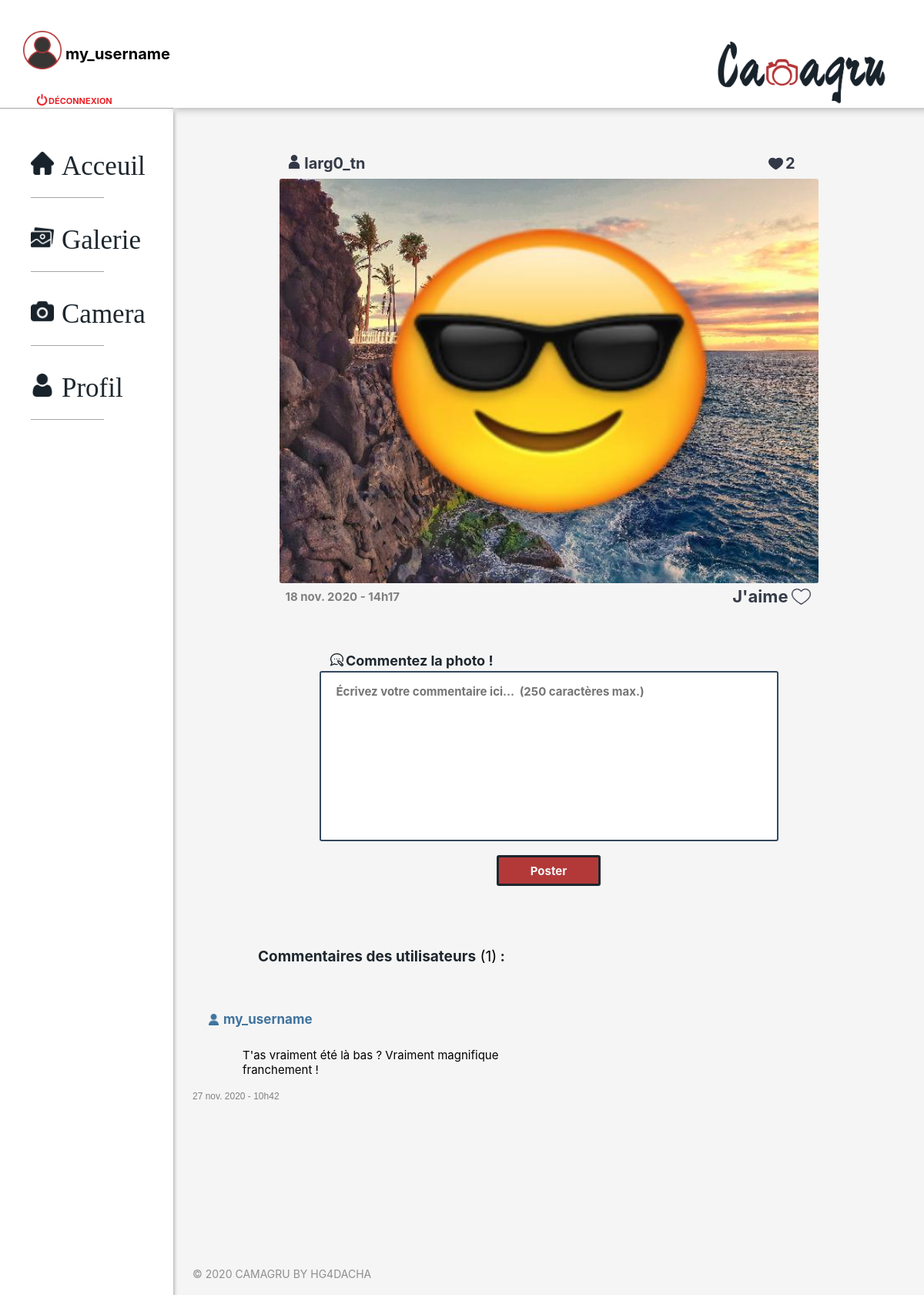
The page /view/picture.php?username=larg0_tn&pictureID=713630900461 (signed in) on the database its author committed.
### tables this page shows
CREATE TABLE `user_pictures` (
  `id` int(11) NOT NULL,
  `id_user` int(11) NOT NULL,
  `picture_id` varchar(255) NOT NULL,
  `picture_path` varchar(255) NOT NULL,
  `hour_picture` varchar(255) NOT NULL,
  `date_picture` varchar(255) NOT NULL
);

CREATE TABLE `comments` (
  `id` int(11) NOT NULL,
  `picture_id` varchar(255) NOT NULL,
  `author_id` int(11) NOT NULL,
  `id_picture_user` int(11) NOT NULL,
  `comment` varchar(255) NOT NULL,
  `hour_comment` varchar(255) NOT NULL,
  `date_comment` varchar(255) NOT NULL
);

CREATE TABLE `users` (
  `id` int(11) NOT NULL,
  `lastname` varchar(255) NOT NULL,
  `firstname` varchar(255) NOT NULL,
  `email` varchar(255) NOT NULL,
  `username` varchar(255) NOT NULL,
  `passwordUsr` varchar(255) NOT NULL,
  `notif` tinyint(1) NOT NULL,
  `keyUsr` varchar(255) NOT NULL,
  `tokenUsr` tinyint(1) NOT NULL,
  `idCTRL` varchar(255) NOT NULL
);

### controller/picture_get.php (called while the page is built)
<?php
require_once($_SERVER['DOCUMENT_ROOT']."/camagru/model/sqlFunctions.php");
if((isset($_GET['username']) && isset($_GET['pictureID'])) && (!empty($_GET['username']) && !empty($_GET['pictureID'])))
{
    $username = htmlspecialchars($_GET['username']);
    $pictureID = htmlspecialchars($_GET['pictureID']);
    $idUsr = recup_idUsr_byUsrname($username);
    $idUsr = intval($idUsr[0]);
    $match = id_and_username_verif($idUsr, $pictureID);
    if ($match === 1) {
        $picture = recup_pict_info($idUsr, $pictureID);
        $usrName = $username;
        $idPict = $pictureID;
        $comments = get_comments($idPict);
        $numbComments = get_comments_number($idPict);
        function idUsername($id_user) {
            $id_user = intval($id_user);
            return recup_username_byID($id_user);
        }
        function checkLike($id_user, $picture_id) {
            $id_user = intval($id_user);
            return check_like_user($id_user, $picture_id);
        }
        function checkNumbLikes($picture_id) {
            return check_numb_like($picture_id);
        }
    }
    else {
        header('location: /camagru/view/404.html');
    }
}
else
{
    header('location: /camagru/view/home.php');
    exit;
}
?>

### model/sqlFunctions.php (called while the page is built, shortened)
<?php
function recup_username_byID($id_user) {
    $dbc = db_connex();
    $reqID = $dbc->prepare("SELECT username FROM users WHERE id = :id_user");
    $reqID->bindValue(':id_user', $id_user, PDO::PARAM_INT);
    $reqID->execute();
    return $reqID->fetch();
}
function recup_idUsr_byUsrname($usrName) {
    $dbc = db_connex();
    $reqID = $dbc->prepare("SELECT id FROM users WHERE username = :usrName");
    $reqID->bindValue(':usrName', $usrName, PDO::PARAM_STR);
    $reqID->execute();
    return $reqID->fetch();
}
function recup_pict_info($idUsr, $idPict) {
    $dbc = db_connex();
    $reqCtrl = $dbc->prepare("SELECT * FROM user_pictures WHERE id_user = :idUsr AND picture_id = :idPict");
    $reqCtrl->bindValue(':idUsr', $idUsr, PDO::PARAM_INT);
    $reqCtrl->bindValue(':idPict', $idPict, PDO::PARAM_STR);
    $reqCtrl->execute();
    return $reqCtrl->fetch();
}
function get_comments($picture_id)
{
    $dbc = db_connex();
    $reqCtrl = $dbc->prepare("SELECT author_id, comment, hour_comment, date_comment FROM comments WHERE picture_id = :picture_id ORDER BY id DESC");
    $reqCtrl->bindValue(':picture_id', $picture_id, PDO::PARAM_STR);
    $reqCtrl->execute();
    return $reqCtrl->fetchAll();
}
function get_comments_number($picture_id)
{
    $dbc = db_connex();
    $reqCtrl = $dbc->prepare("SELECT id FROM comments WHERE picture_id = :picture_id");
    $reqCtrl->bindValue(':picture_id', $picture_id, PDO::PARAM_STR);
    $reqCtrl->execute();
    return $reqCtrl->rowCount();
}
function check_like_user($id_user, $picture_id)
{
    $dbc = db_connex();
    $reqCtrl = $dbc->prepare("SELECT id FROM likes WHERE picture_id = :picture_id AND id_user = :id_user");
    $reqCtrl->bindValue(':picture_id', $picture_id, PDO::PARAM_STR);
    $reqCtrl->bindValue(':id_user', $id_user, PDO::PARAM_INT);
    $reqCtrl->execute();
    return $reqCtrl->rowCount();
}
function check_numb_like($picture_id)
{
    $dbc = db_connex();
    $reqCtrl = $dbc->prepare("SELECT id FROM likes WHERE picture_id = :picture_id");
    $reqCtrl->bindValue(':picture_id', $picture_id, PDO::PARAM_STR);
    $reqCtrl->execute();
    return $reqCtrl->rowCount();
}
?>

### view/picture.php (the view, shortened to what this page needs)
<?php
require_once($_SERVER['DOCUMENT_ROOT']."/camagru/controller/picture_get.php");
?>
<!DOCTYPE html>
<html lang="en">
<head>
    <link rel="stylesheet" href="/camagru/public/css/picture.css" />
</head>
<body>
    <div id="contenu">
        <?php include("includes/header.php") ?>
        <nav>
            <ul>
                <li class="this"><a href="/camagru/view/home.php" class="this"><img id="home" src="/camagru/public/pictures/home_black.png" alt="Acceuil">Acceuil</a></li>
                <div class="border"></div>
                <li class="other"><a href="/camagru/view/gallery.php" class="other"><img id="gallery" src="/camagru/public/pictures/gallery_black.png" alt="Galerie">Galerie</a></li>
                <div class="border"></div>
                <li class="other"><a href="/camagru/view/camera.php" class="other"><img id="camera" src="/camagru/public/pictures/camera_black.png" alt="Camera">Camera</a></li>
                <div class="border"></div>
                <li class="other"><a href="/camagru/view/profile.php" class="other"><img id="profile" src="/camagru/public/pictures/profile_black.png" alt="Profile">Profil</a></li>
                <div class="border"></div>
            </ul>
        </nav>
        <section>
            <div id="left">
                <div id="usrname-and-likes">
                    <div>
                        <h1 id="picture-of">
                            <img id="logo-username" src="/camagru/public/pictures/logo-username.png" alt="logo-username">
                        <?= $usrName ?></h1>
                    </div>
                    <div id="likes-number">
                    <img id="likes-likes" src="/camagru/public/pictures/like02.png" alt="likes">
                    <p id="number-of-likes"><?php echo(checkNumbLikes($idPict)); ?></p>
                    </div>
                </div>
                <img id="<?= $idPict ?>" class="usr-image" src="<?= $picture['picture_path'] ?>" alt="Photo de <?= $usrName ?>">
                <div id="time-and-like">
                    <span id="time"><?=$picture['date_picture'].' - '.$picture['hour_picture'] ?></span>
                    <div id="liker-and-heart">
                        <p id="liker">J'aime</p>
                        <?php if (isset($_SESSION['id'])) {
                                $like_state = checkLike($_SESSION['id'], $idPict);
                                if ($like_state == 0) { ?>
                        <img id="heart" src="/camagru/public/pictures/like00.png" alt="like">
                        <?php   } else if ($like_state == 1) { ?>
                        <img id="heart" src="/camagru/public/pictures/like01.png" alt="like">
                        <?php   }
                            } ?>
                    </div>
                </div>
            </div>
            <form id="form-submit">
                <div id="form-div">
                    <label for="champs" id="comment-picture"><img id="comment-logo" src="/camagru/public/pictures/comments00.png" alt="commentaire">Commentez la photo !</label>
                    <textarea id="champs" name="comment" placeholder="Écrivez votre commentaire ici...  (250 caractères max.)" maxlength="250" required></textarea>
                    <button id="button">Poster</button>
                </div>
            </form>
            <div id="users-comments">
                <h2 id="usrCom-tittle">Commentaires des utilisateurs<span id="number-of-com"><?php if ($numbComments > 0) { echo(' ('.$numbComments.')'); } ?></span> :</h2>
                <?php if ($comments == NULL) { ?>
                <p id="no-photo">Cette photo n'as pas encore de commentaires</p>
                <?php } else { ?>
                <div id="com-com">
                    <?php foreach($comments as $comm) { ?>
                        <div class="comment-div">
                            <div class="logo-user-div">
                                <img class="logo-username2" src="/camagru/public/pictures/logo-username2.png" alt="logo">
                                <h3 class="author-comm"><?php $autho_comment = idUsername($comm['author_id']); echo($autho_comment[0]); ?></h3>
                            </div>
                            <p class="comment_author"><?= $comm['comment'] ?></p>
                            <small class="comment-time"><?= $comm['date_comment'].' - '.$comm['hour_comment'] ?></small>
                        </div>
                    <?php } } ?>
                </div>
            </div>
        </section>
        <?php include("includes/footer.php") ?>
    </div>
</body>
</html>

### rows shown on the page
user_pictures: picture_path (picture), date_picture "18 nov. 2020", hour_picture "14h17"
comments: author.username "my_username", comment "T'as vraiment été là bas ? Vraiment magnifique franchement !", date_comment "27 nov. 2020", hour_comment "10h42"

### other values the page prints
$_SESSION['username'] "my_username"
$usrName "larg0_tn"
checkNumbLikes($idPict) "2"
$numbComments "1"
